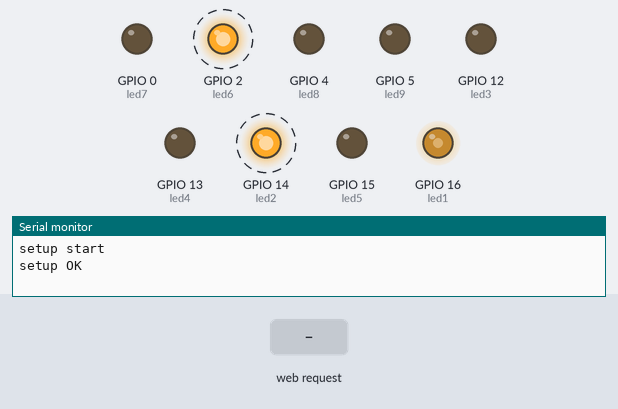
Bench run of a sketch on a simulated ESP8266 (NodeMCU). Shown: output pins drawn as LEDs (lit = HIGH), the last lines printed to the serial monitor. Dashed ring = blinking. The test bench sets the inputs (shaded band).

Above: at 1.2 s.
1.3 s: HTTP request GET /actin received
At 3.39 s:
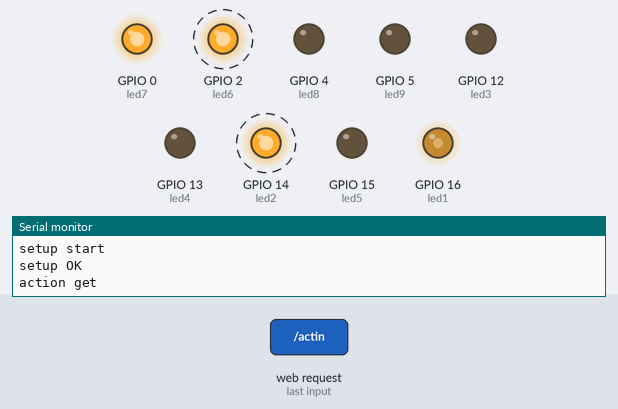
At 5.35 s:
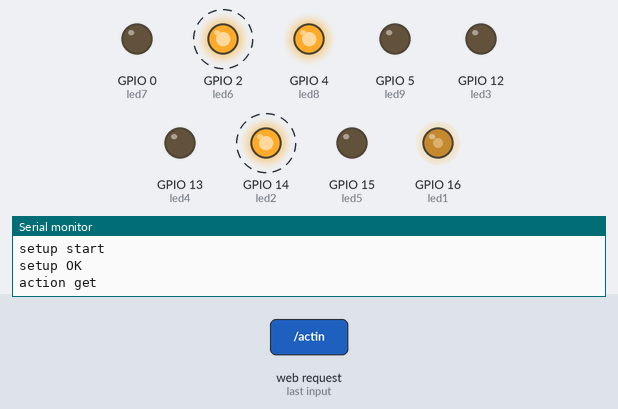
Timing chart, 0 to 19.3 s (numbered marks = the images above; inputs shaded):
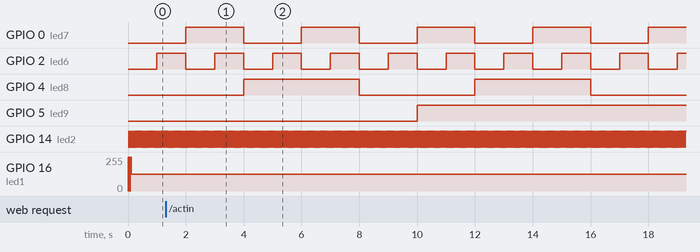

Measured:
- by itself, GPIO 0 (led7): alternates HIGH for 2.0 s and LOW for 2.0 s
- by itself, GPIO 2 (led6): alternates HIGH for 1.0 s and LOW for 1.0 s
- by itself, GPIO 4 (led8): alternates HIGH for 4.0 s and LOW for 4.0 s
- by itself, GPIO 14 (led2): alternates HIGH for 0.03 s and LOW for 0.02 s

The sketch:

test-blink-f5.ino
```cpp
#include <Ticker.h> //witty cloud стенд частот для проверки счетчика импульсов
#include <ESP8266WebServer.h>
#include <DNSServer.h>
#ifndef APSSID
#define APSSID "boxfreq11111111"
#define APPSK  "11111111"
#endif //Монитор для телефона/планшета показівающий переданнв COMпорт данные
const char *ssid = APSSID;
const char *password = APPSK;
const byte DNS_PORT = 53;
DNSServer dnsServer;
IPAddress apIP(192, 168, 4, 1);
ESP8266WebServer server(80);
const int secrefresh=10; //обновление страницы
String teststr="";
unsigned long t=10,f,k=512;// по умолчанию 10 мкс (10 Гц), меандр, длительность имульса равна скважности k=512 (50%)
byte k1,kn,kn1,kn2;
int enled3,enled4,enled5,enled6,drive,drive0;
Ticker blink1;Ticker blink2;Ticker blink3;Ticker blink4;Ticker blink5;Ticker blink6;Ticker blink7;Ticker blink8;Ticker blink9;
const int led1 = 16;
const int led2 = 14;
const int led3 = 12; //зеленый
const int led4 = 13; //синий
const int led5 = 15; //красный
const int led6 = 2; ////синий  мелкий
const int led7 = 0; //
const int led8 = 4; //
const int led9 = 5; //
int led6_ms=1000;
void setup() { // put your setup code here, to run once:
Serial.begin(9600);
Serial.println("setup start");
pinMode(led1, OUTPUT);  pinMode(led2, OUTPUT);  pinMode(led3, OUTPUT);  pinMode(led4, OUTPUT);  pinMode(led5, OUTPUT);
pinMode(led6, OUTPUT);  pinMode(led7, OUTPUT);  pinMode(led8, OUTPUT);  pinMode(led9, OUTPUT);
// 400-2.5Гц  // 200-5Гц  // 100-10Гц
blink1.attach_ms(10,blink1set);blink2.attach_ms(25,blink1set2);
blink3.attach_ms(200,blink1set3);blink4.attach_ms(1000,blink1set4);blink5.attach_ms(200,blink1set5);blink6.attach_ms(led6_ms,blink1set6);  //диоды
blink7.attach_ms(2000,blink1set7);blink8.attach_ms(4000,blink1set8);blink9.attach_ms(10000,blink1set9);
enled6=1; //включаем синий маленький
/* You can remove the password parameter if you want the AP to be open. */
WiFi.mode(WIFI_AP); WiFi.softAPConfig(apIP, apIP, IPAddress(255, 255, 255, 0));WiFi.softAP(ssid, password);
// if DNSServer is started with "*" for domain name, it will reply with
// provided IP to all DNS request
dnsServer.start(DNS_PORT, "*", apIP);
server.onNotFound([]() {server.send(200, "text/html", SendHTML("ok","ok","ok","ok"));});
server.on("/actin",getaction);
server.begin();
Serial.println("setup OK");
}
void loop() {
// put your main code here, to run repeatedly://Timer1.initialize(t); // период //Timer1.pwm(9, k); // k - коэффициент заполнения 0-1023. Сигнал снимаем с выхода 9
dnsServer.processNextRequest();
server.handleClient();
}
void blink1set(){//периодически мигаем
//if (digitalRead(led1)==HIGH) digitalWrite(led1, LOW); else digitalWrite(led1, HIGH);
digitalWrite(led1,!(digitalRead(led1)));}
void blink1set2(){//периодически мигаем
//if (digitalRead(led2)==HIGH) digitalWrite(led2, LOW); else digitalWrite(led2, HIGH);
digitalWrite(led2,!(digitalRead(led2)));}
void blink1set3(){//периодически мигаем
//if (digitalRead(led3)==HIGH) digitalWrite(led3, LOW); else digitalWrite(led3, HIGH);
if(enled3==1)digitalWrite(led3,!(digitalRead(led3)));}
void blink1set4(){//периодически мигаем
//if (digitalRead(led4)==HIGH) digitalWrite(led4, LOW); else digitalWrite(led4, HIGH);
if(enled4==1)digitalWrite(led4,!(digitalRead(led4)));}
void blink1set5(){//периодически мигаем
//if (digitalRead(led5)==HIGH) digitalWrite(led5, LOW); else digitalWrite(led5, HIGH);
if(enled5==1)digitalWrite(led5,!(digitalRead(led5)));}
void blink1set6(){//периодически мигаем //if (digitalRead(led6)==HIGH) digitalWrite(led6, LOW); else digitalWrite(led6, HIGH);
if(enled6==1)digitalWrite(led6,!(digitalRead(led6)));}
void blink1set7(){//периодически мигаем
digitalWrite(led7,!(digitalRead(led7)));}
void blink1set8(){//периодически мигаем красным//if (digitalRead(led8)==HIGH) digitalWrite(led8, LOW); else digitalWrite(led8, HIGH);
digitalWrite(led8,!(digitalRead(led8)));}
void blink1set9(){//периодически мигаем красным
//if (digitalRead(led9)==HIGH) digitalWrite(led9, LOW); else digitalWrite(led9, HIGH);
digitalWrite(led9,!(digitalRead(led9)));}
void getaction() //обработчик
{//теоретически аргумент всегда должен быть один
Serial.println("action get");
String message = "Number of args received:";
message += server.args();      // получить количество параметров
message += "\n";               // переход на новую строку
for (int i = 0; i < server.args(); i++)
{
int arg=server.arg(i).toInt();
Serial.println(arg);
switch (arg){
case 1:
led6_ms=led6_ms/2;
blink6.attach_ms(led6_ms,blink1set6);
break;
case 10:
blink6.attach_ms(led6_ms,blink1set6);
break;
case 100:
blink6.attach_ms(led6_ms,blink1set6);
break;
case 1000:
blink6.attach_ms(led6_ms,blink1set6);
break;
case -1://on/off
enled6=1-enled6;
digitalWrite(led6,LOW);
break;
case 0://reset
led6_ms=1000;
blink6.attach_ms(led6_ms,blink1set6);
break;
case -10://red
enled5=1-enled5;
digitalWrite(led5,LOW);
break;
case -12://green
enled3=1-enled3;
digitalWrite(led3,LOW);
break;
case -13://blue
enled4=1-enled4;
digitalWrite(led4,LOW);
break;
}
    //message += "Arg nº" + (String)i + " –> "; // добавить текущее значение счетчика
    //message += server.argName(i) + ": ";      // получить имя параметра
    //message += server.arg(i) + "\n";          // получить значение параметра
  }

 // server.send(200, "text/plain", message);    // ответить на HTTP запрос
 server.send(200, "text/html", SendHTML("ok","ok","ok","ok"));
}
String SendHTML(String r,String g,String b,String bs)
{
  String ptr = "<!DOCTYPE html> <html>\n";
  //ptr +="<head> <meta http-equiv='refresh' content='11'/>";
  ptr +="<head> <meta http-equiv='refresh' content='" + String(secrefresh) + "'/>";
  ptr +="<title>boxfreq</title>\n";
//  ptr +="<body><H1>";
 ////////////////////////
//ptr +="<p>box_freq</p><form id=\"form1\" name=\"form1\" method=\"get\" action=\"http://192.168.4.1/action\">";
ptr +="<body><H1> <p>box_freq</p> <form id=\"form1\" name=\"form1\" method=\"get\" action=\"http://192.168.4.1/actin\">   <table width=\"99%\" border=\"1\">     <tr>       <td width=\"24%\" bgcolor=\"#33FFFF\">pin11 =&gt;s2</td>       <td width=\"76%\"><a href=\"http://192.168.4.1/actin?add=1\">+1 Hz</a></td>     </tr>     <tr>       <td>now= {}ms</td>       <td>or {} Hz</td>     </tr>     <tr>       <td>&nbsp; </td>       <td><a href=\"http://192.168.4.1/actin?add=10\">+10 Hz</a></td>     </tr>     <tr>       <td><a href=\"http://192.168.4.1/actin?add=100\">+100 Hz</a></td>       <td>&nbsp;</td>     </tr>     <tr>       <td>&nbsp;</td>       <td><a href=\"http://192.168.4.1/actin?add=1000\">+1000 Hz</a></td>     </tr>     <tr>       <td><a href=\"http://192.168.4.1/actin?add=-1\">On/Off></a></td>       <td>&nbsp;</td>     </tr>         <tr>       <td>reset to 1Hz</td>       <td><a href=\"http://192.168.4.1/actin?add=0\">**reSet**</a></td>     </tr>     <tr>       <td bgcolor=\"#FFaaaa\">pin10=&gt;s15</td>       <td bgcolor=\"#FFaaaa\">20 Hz</td>     </tr>     <tr>       <td bgcolor=\"#FF0000\">&nbsp;</td>       <td bgcolor=\"#FF0000\"><a href=\"http://192.168.4.1/actin?add=-10\">xRed/on_Red</a></td>     </tr>     <tr>       <td bgcolor=\"#aaFFaa\">pin6=&gt;s12</td>       <td bgcolor=\"#aaFFaa\">5 Hz</td>     </tr>     <tr>       <td bgcolor=\"#00FF00\">&nbsp;</td>       <td bgcolor=\"#00FF00\"><a href=\"http://192.168.4.1/actin?add=-12\">xGree/on_Green</a></td>     </tr>     <tr>       <td bgcolor=\"#aaaaFF\">pin7=&gt;s13</td>       <td bgcolor=\"#aaaaFF\">1 Hz</td>     </tr>     <tr>       <td bgcolor=\"#0000FF\">&nbsp;</td>       <td bgcolor=\"#CCFFFF\"><a href=\"http://192.168.4.1/actin?add=-13\">xBlue/on_Blue</a></td>     </tr>   </table> </form> <p>&nbsp;</p> <table width=\"99%\" border=\"1\">   <tr>     <td align=\"right\">&nbsp;</td>     <td>&nbsp;</td>     <td width=\"33%\" bgcolor=\"#333333\">&nbsp;</td>     <td>&nbsp;</td>     <td>&nbsp;</td>   </tr>   <tr>     <td align=\"right\">1</td>     <td>&nbsp;</td>     <td width=\"33%\" bgcolor=\"#333333\">&nbsp;</td>     <td>&nbsp;</td>     <td>16</td>   </tr>   <tr>     <td align=\"right\">2</td>     <td>&nbsp;</td>     <td width=\"33%\" bgcolor=\"#333333\">&nbsp;</td>     <td>&nbsp;</td>     <td>15</td>   </tr>   <tr>     <td align=\"right\">3</td>     <td>&nbsp;</td>     <td width=\"33%\" bgcolor=\"#333333\">&nbsp;</td>     <td>10kHz</td>     <td>14(s5)</td>   </tr>   <tr>     <td align=\"right\">4(s16)</td>     <td>100Hz</td>     <td width=\"33%\" bgcolor=\"#333333\">&nbsp;</td>     <td>5kHz</td>     <td>13(s4)</td>   </tr>   <tr>     <td align=\"right\">5(s14)</td>     <td>40Hz</td>     <td width=\"33%\" bgcolor=\"#333333\">&nbsp;</td>     <td>1kHz</td>     <td>12(s0)</td>   </tr>   <tr>     <td align=\"right\" bgcolor=\"#00FF00\"><strong>6(s12)</strong></td>     <td bgcolor=\"#00FF00\">5Hz</td>     <td width=\"33%\" bgcolor=\"#333333\">&nbsp;</td>     <td bgcolor=\"#33FFFF\">1Hz</td>     <td bgcolor=\"#33FFFF\">11(s2)</td>   </tr>   <tr>     <td align=\"right\" bgcolor=\"#0099FF\"><strong>7(s13)</strong></td>     <td bgcolor=\"#0099FF\">1Hz</td>     <td width=\"33%\" bgcolor=\"#333333\">&nbsp;</td>     <td bgcolor=\"#FF0000\">20Hz</td>     <td bgcolor=\"#FF0000\"><strong>10(s15)</strong></td>   </tr>   <tr>     <td align=\"right\" bgcolor=\"#FFFF00\"><strong>8(VCC)</strong></td>     <td bgcolor=\"#FFFF00\"><strong>+3.3V</strong></td>     <td width=\"33%\" bgcolor=\"#333333\">&nbsp;</td>     <td><strong>GND</strong></td>     <td bgcolor=\"#666666\"><strong>9(GND)</strong></td>   </tr>   <tr>     <td align=\"right\">&nbsp;</td>     <td>&nbsp;</td>     <td width=\"33%\" bgcolor=\"#333333\">&nbsp;</td>     <td>&nbsp;</td>     <td>&nbsp;</td>   </tr> </table> <p>&nbsp;</p> </body>";
ptr +="</H1></body>\n";ptr +="</html>\n";
  return ptr;
}
```
